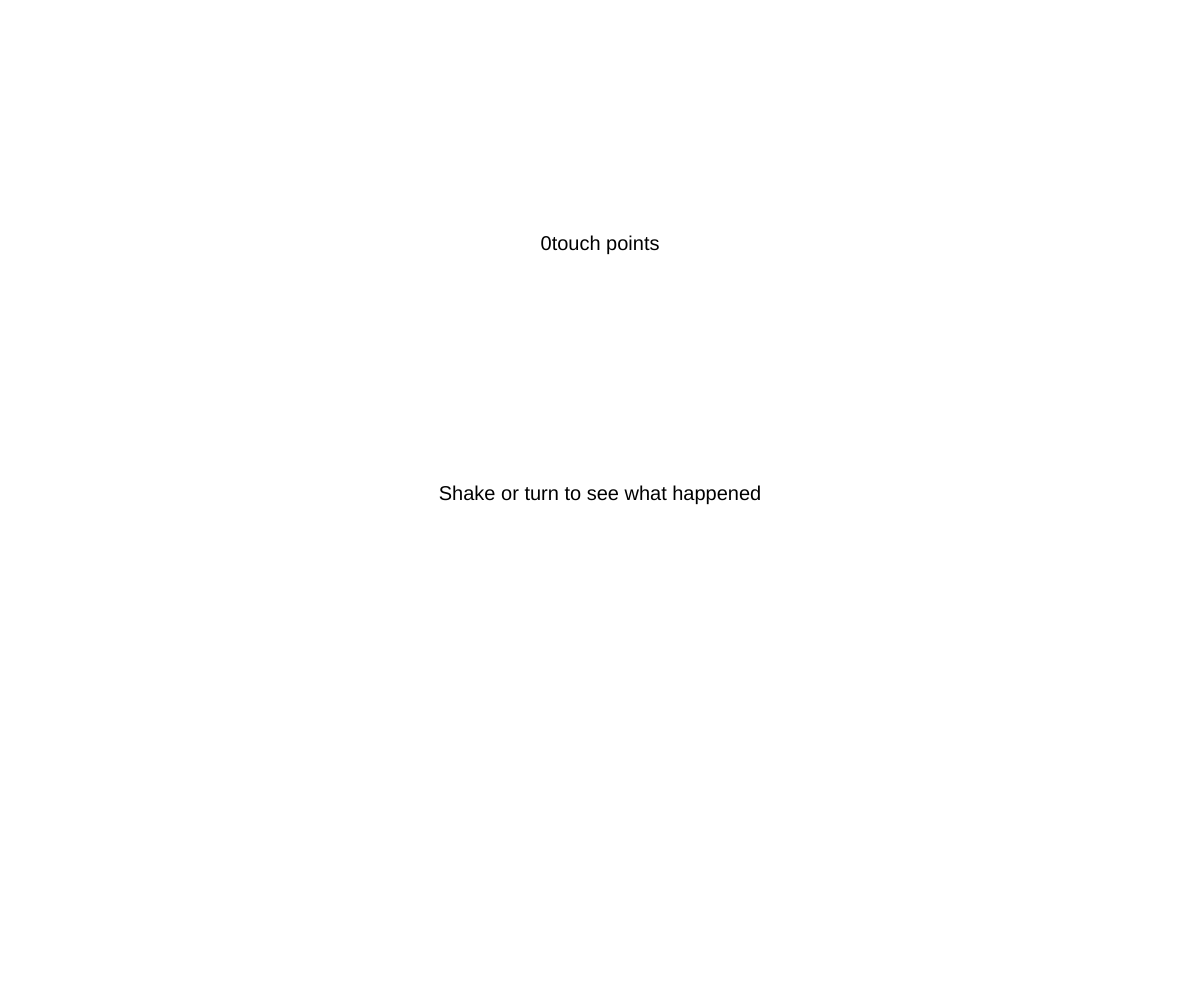
Frame 1 (no input)
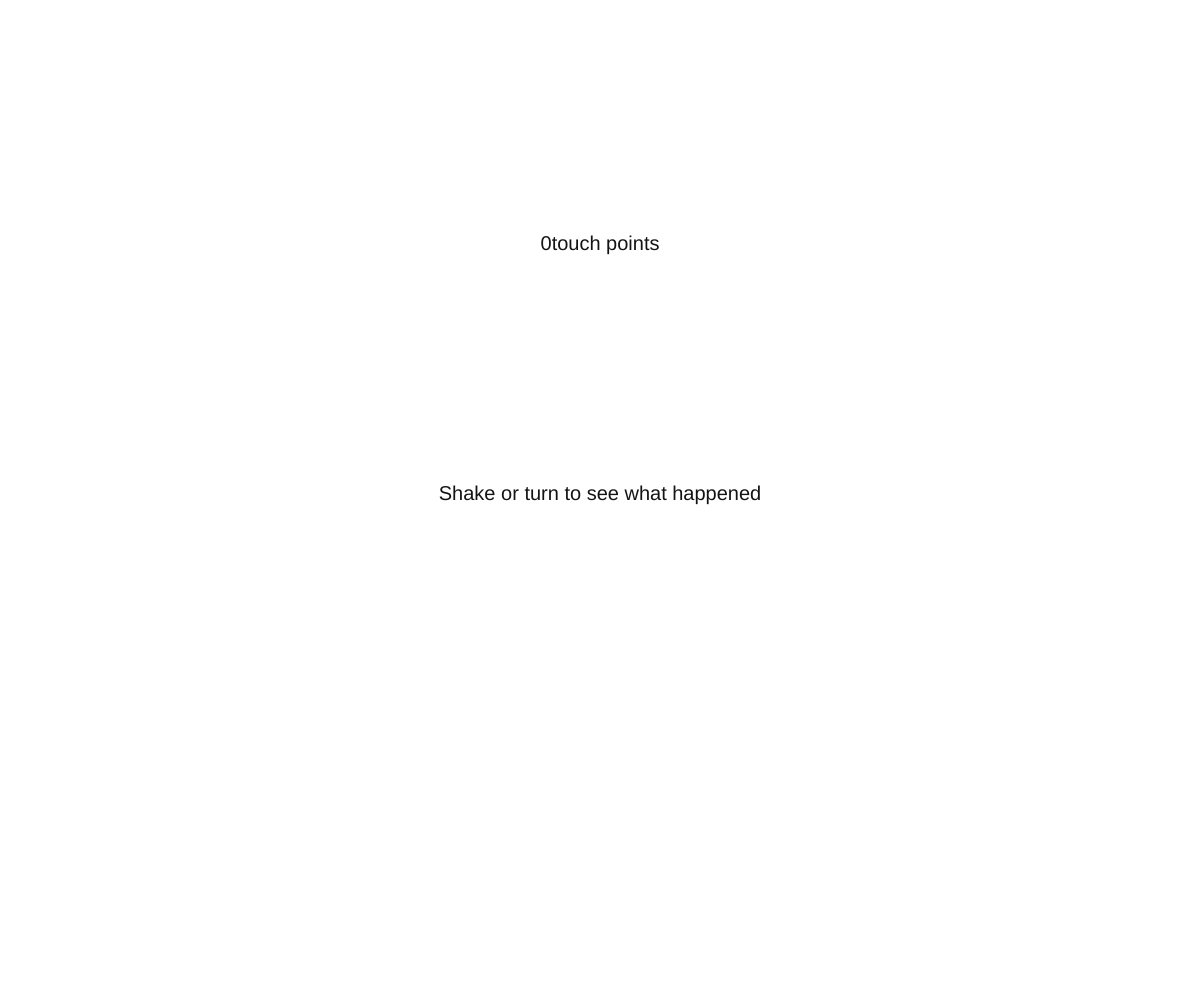
Frame 60 (no input)
Frame 120 (the mouse pressed at the canvas centre since frame 60): identical to frame 60, image omitted

The p5.js sketch that drew these frames (run headless with seeded random() and noise() and a simulated clock; from frame 60 on, the mouse is pressed at the canvas centre):

// p5.js sketch
// ── sketch.js
var colors = [
  "#4e79a7",
  "#f28e2c",
  "#e15759",
  "#76b7b2",
  "#59a14f",
  "#edc949",
  "#af7aa1",
  "#ff9da7",
  "#9c755f",
  "#bab0ab",
];
let myColor = 20;

function setup() {
  createCanvas(windowWidth, windowHeight);
  setShakeThreshold(10);
  textSize(20);
  textAlign(CENTER);
}

function draw() {
  background("white");
  for (let i = 0; i < touches.length; i++) {
    const touch = touches[i];

    const color = colors[touch.id % colors.length];

    push();
    fill(color);
    noStroke();
    ellipse(touch.x, touch.y, 55);
    pop();
  }
  textSize(20);
  textAlign(CENTER);
  const display = touches.length + "touch points";
  text(display, width / 2, height / 4);

  text("Shake or turn to see what happened", width / 2, height / 2);
  fill(myColor);
}

function touchMoved() {
  return false;
}
function deviceTurned() {
  if (turnAxis === "X") {
    background("#9ee493");
  }
  if (turnAxis === "Y") {
    background("#6369d1");
  }
  if (turnAxis === "Z") {
    background("#E2725B");
  }
}

function deviceShaken() {
  myColor += 0.3;
  if (myColor > 255) myColor = 10;
}

// request permissions on iOS
function touchEnded(event) {
  if (DeviceOrientationEvent && DeviceOrientationEvent.requestPermission) {
    DeviceOrientationEvent.requestPermission();
  }
}

// ── style.css
html,
body {
  overflow-x: hidden;
}

body {
  position: relative;
}

canvas {
  display: block;
}
